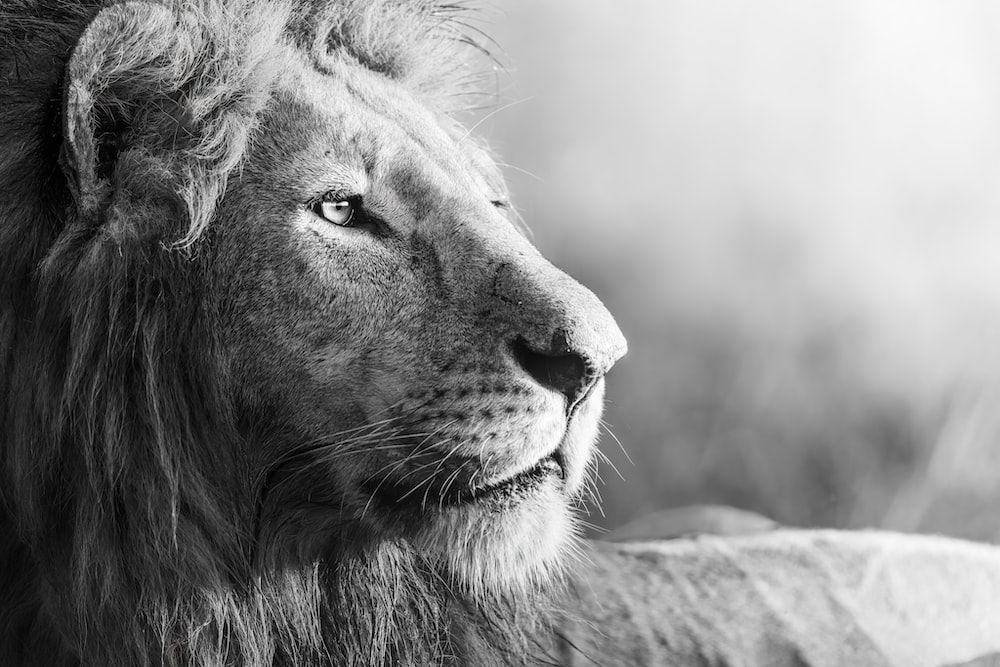
#> input picture lion.jpg, 1000 x 667 px
$ python ex3_4.py
#> lines starting #> are read from the running program, lines starting #| are printed output that depends on the picture
import cv2
import numpy as np
import matplotlib.pyplot as plt

# Load image (grayscale để dễ xử lý mức xám)
Img = cv2.imread('lion.jpg', cv2.IMREAD_GRAYSCALE)
#> Img: shape (667, 1000); min 0, max 255, mean 137.3

FS = 15  # font size for titles

# Hiển thị ảnh gốc
plt.figure(figsize=(10, 8))
plt.subplot(3, 2, 1)
plt.imshow(Img, cmap='gray')
plt.title("Original Image", fontsize=FS)
plt.axis("off")

######################################
# a. Negative Transformation
x = np.arange(255, -1, -1, dtype=np.uint8)  # LUT ngược
Img1 = x[Img]  # áp LUT
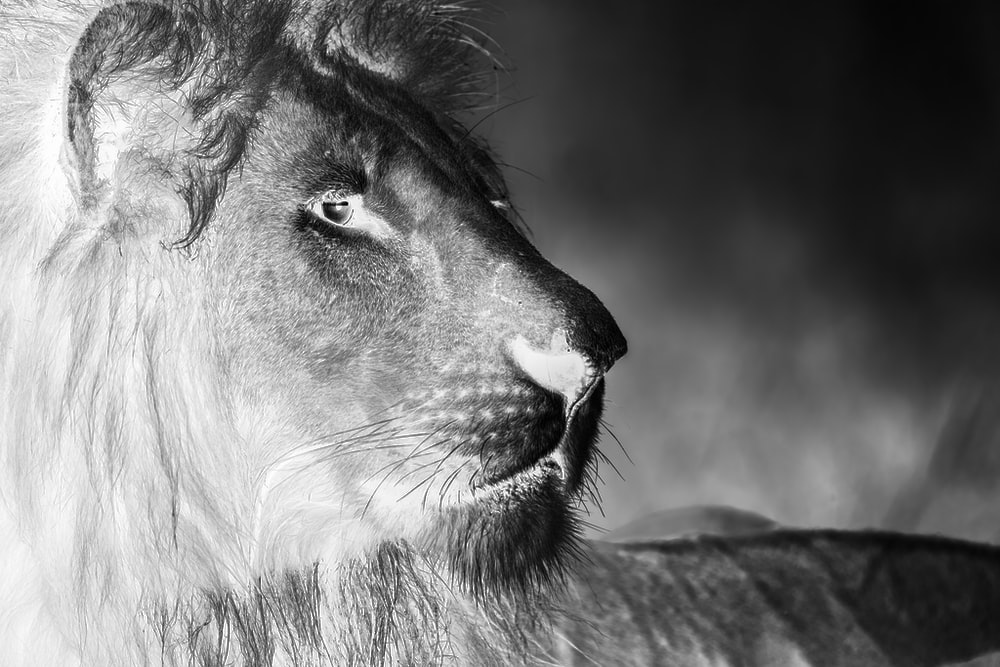
#> Img1: shape (667, 1000); min 0, max 255, mean 117.7
plt.subplot(3, 2, 2)
plt.plot(np.arange(256), x, linewidth=1.5)
plt.xlim([0, 255]); plt.ylim([0, 255]); plt.grid(True)
plt.title("Negative Transform Function", fontsize=FS)

plt.subplot(3, 2, 3)
plt.imshow(Img1, cmap='gray')
plt.title("Negative Image", fontsize=FS)
plt.axis("off")

######################################
# b. Logarithmic Transformation
x = np.arange(256, dtype=np.float32)
c = 128 / np.log(256)
y = c * np.log(x + 1)
y = np.uint8(np.clip(y, 0, 255))

Img2 = y[Img]
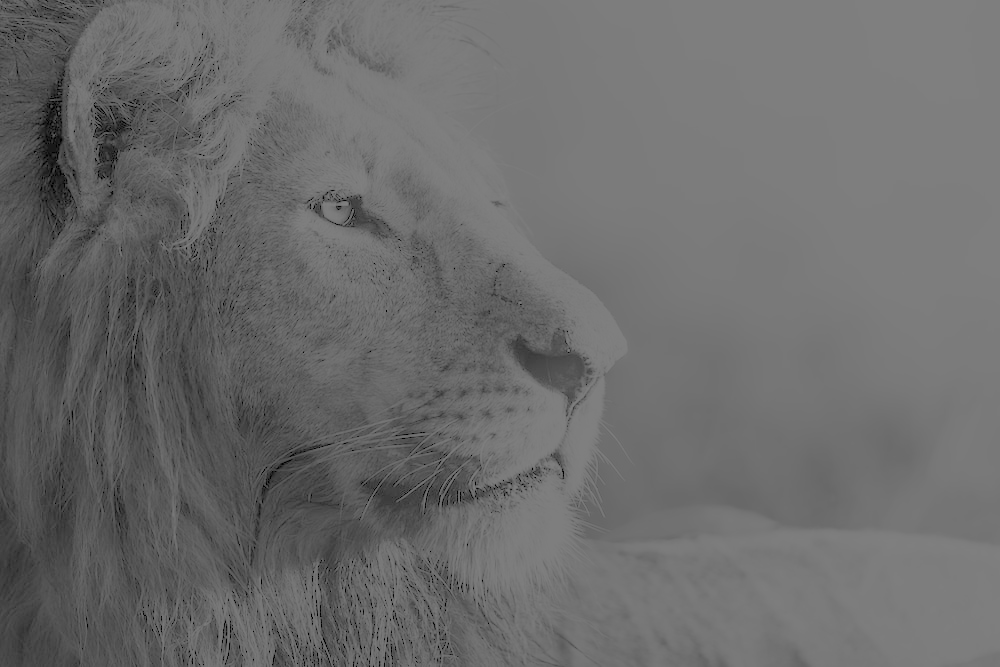
#> Img2: shape (667, 1000); min 0, max 128, mean 107.5

plt.subplot(3, 2, 4)
plt.plot(np.arange(256), y, linewidth=1.5)
plt.xlim([0, 255]); plt.ylim([0, 255]); plt.grid(True)
plt.title("Logarithmic Transform Function", fontsize=FS)

plt.subplot(3, 2, 5)
plt.imshow(Img2, cmap='gray')
plt.title("Logarithmic Image", fontsize=FS)
plt.axis("off")

######################################
# c. Piece-wise Linear Transformation
LUT = np.zeros(256, dtype=np.uint8)
LUT[0:100] = 2 * np.arange(0, 100)
LUT[100:200] = 150
LUT[200:256] = np.uint8(0.9 * np.arange(200, 256) - 12)

Img3 = LUT[Img]
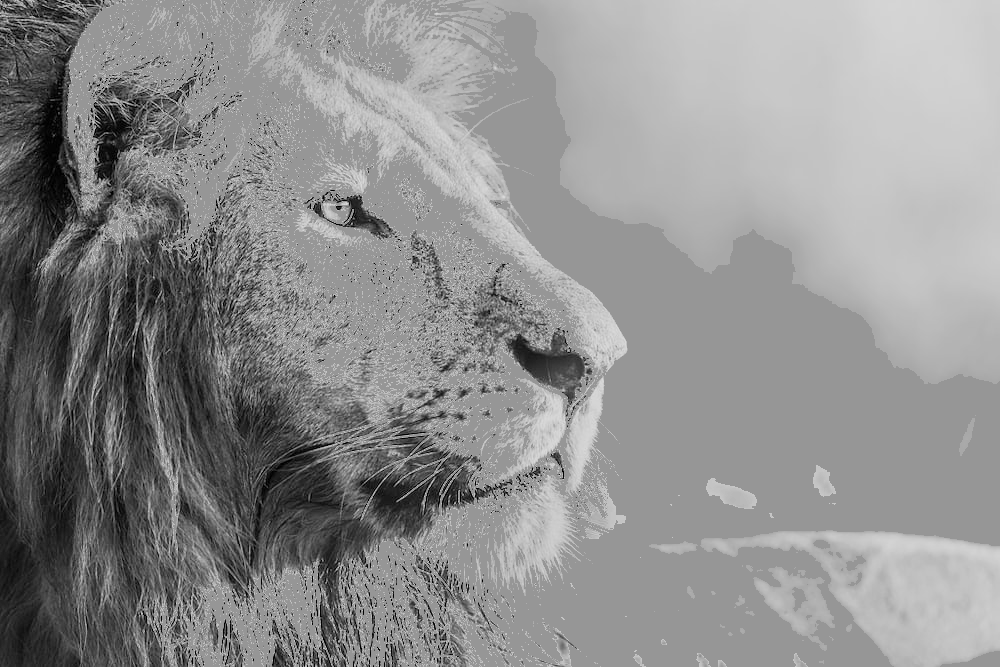
#> Img3: shape (667, 1000); min 0, max 217, mean 142.4

plt.subplot(3, 2, 6)
plt.plot(np.arange(256), LUT, linewidth=1.5)
plt.xlim([0, 255]); plt.ylim([0, 255]); plt.grid(True)
plt.title("Piece-wise Linear Transform Function", fontsize=FS)

plt.figure(figsize=(5,5))
plt.imshow(Img3, cmap='gray')
plt.title("Piece-Wise Linear Image", fontsize=FS)
plt.axis("off")

######################################
# Save result
plt.savefig("GrayLevelTransformations.png", dpi=300)
plt.show()
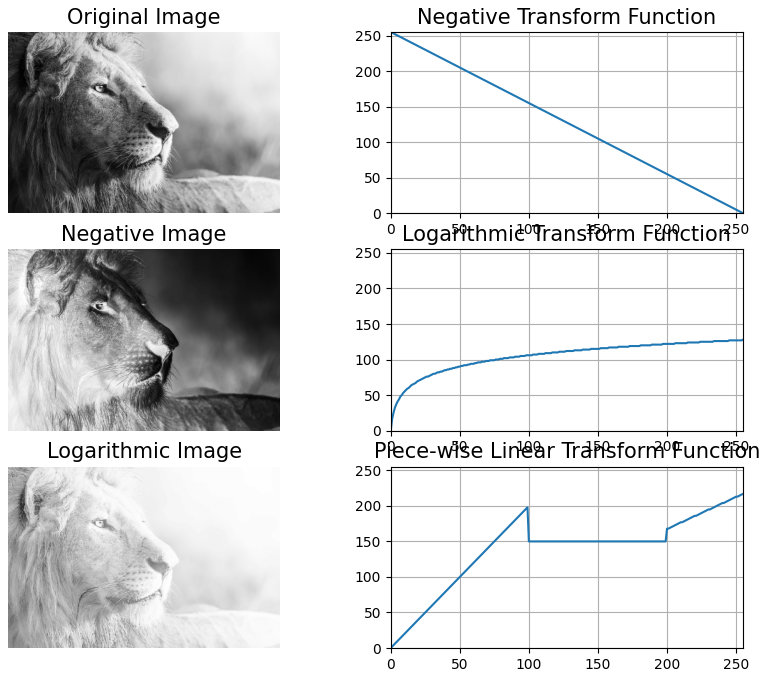
#> figure drawn by matplotlib, 6 panels; panel 2: curve peaks at x = 0, y = 255; panel 4: curve peaks at x = 255, y = 128; panel 6: curve peaks at x = 255, y = 217

$ run again, with atrium.jpg copied over lion.jpg
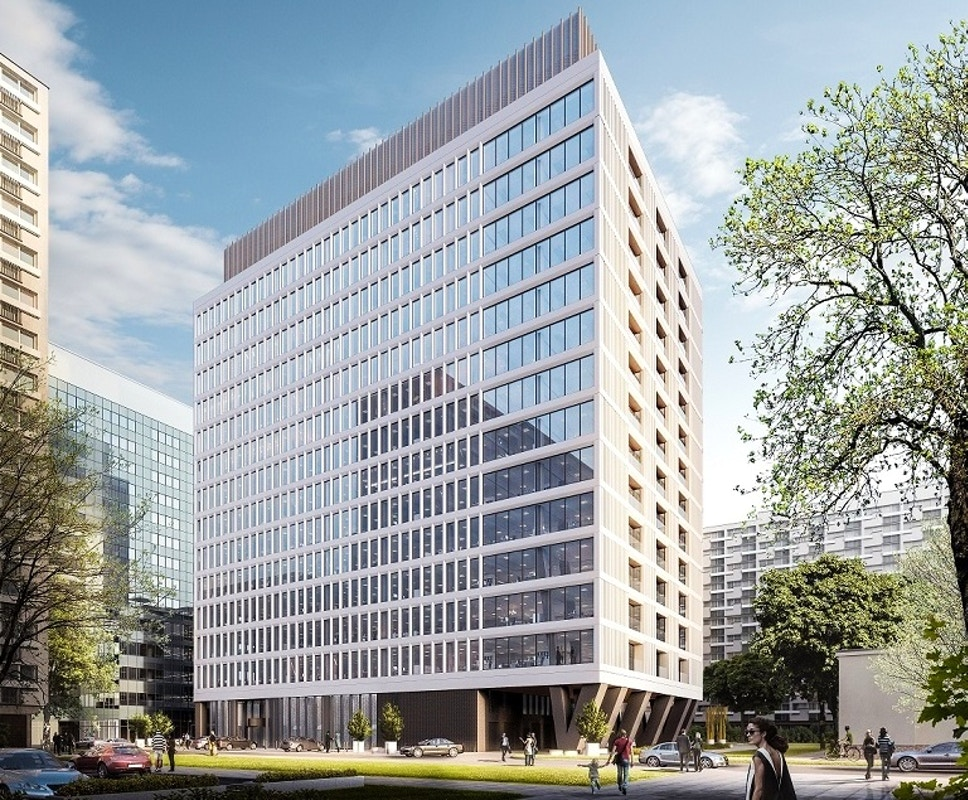
#> input picture atrium.jpg, 968 x 800 px
#> `Img2 = y[Img]`:
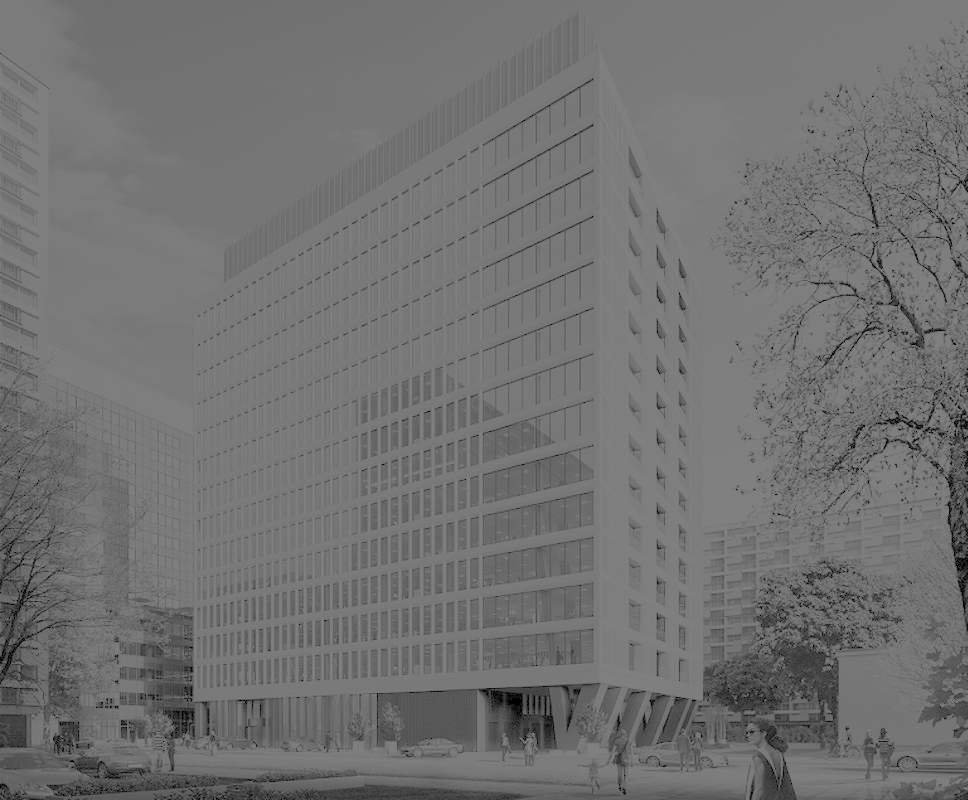
#> Img2: shape (800, 968); min 0, max 128, mean 113.3
#> `Img3 = LUT[Img]`:
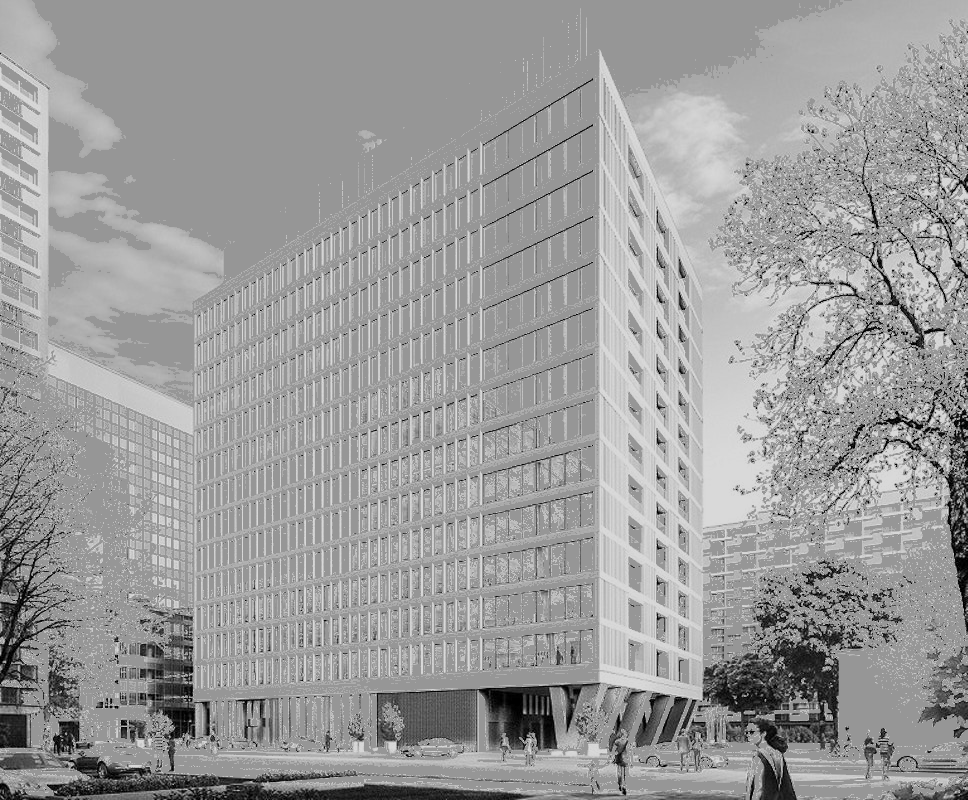
#> Img3: shape (800, 968); min 0, max 217, mean 155.3

$ run again, with bird.jpg copied over lion.jpg
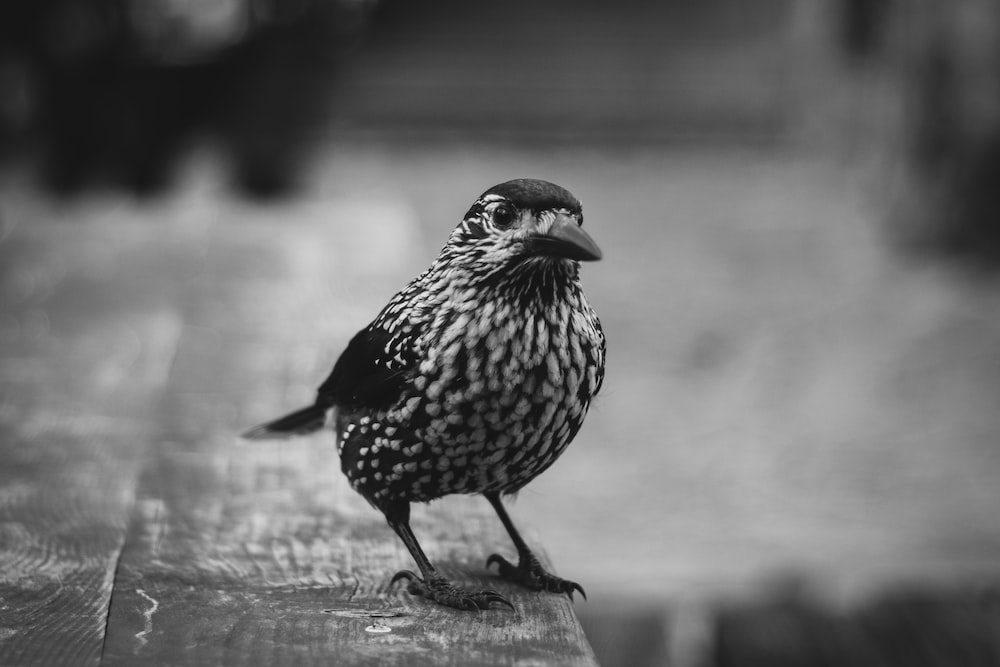
#> input picture bird.jpg, 1000 x 667 px
#> Img is the input picture: shape (667, 1000); min 0, max 248, mean 108
#> `Img2 = y[Img]`:
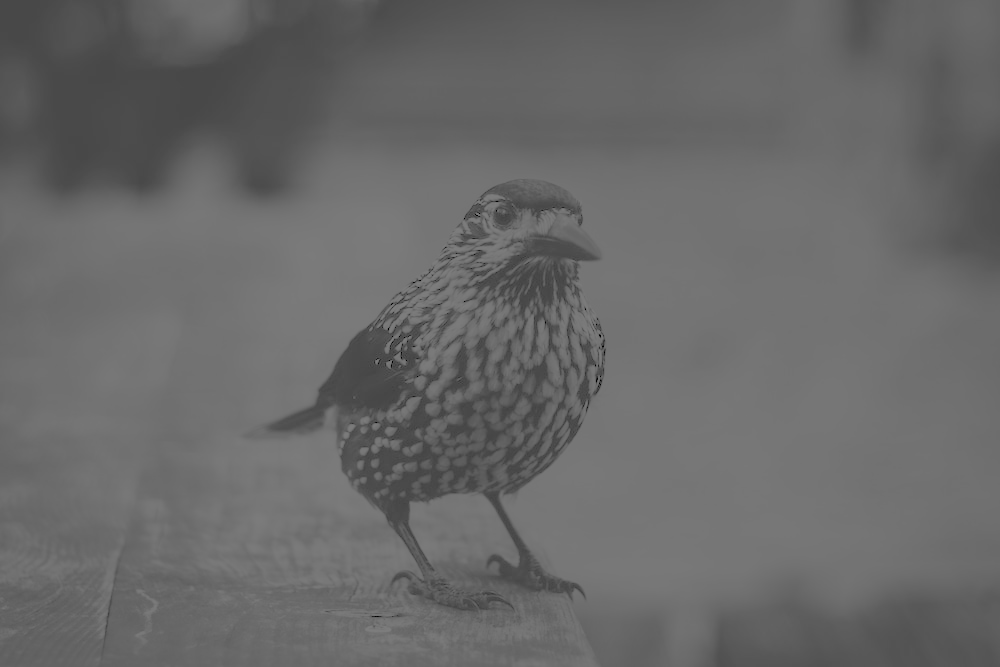
#> Img2: shape (667, 1000); min 0, max 127, mean 104.5
#> `Img3 = LUT[Img]`:
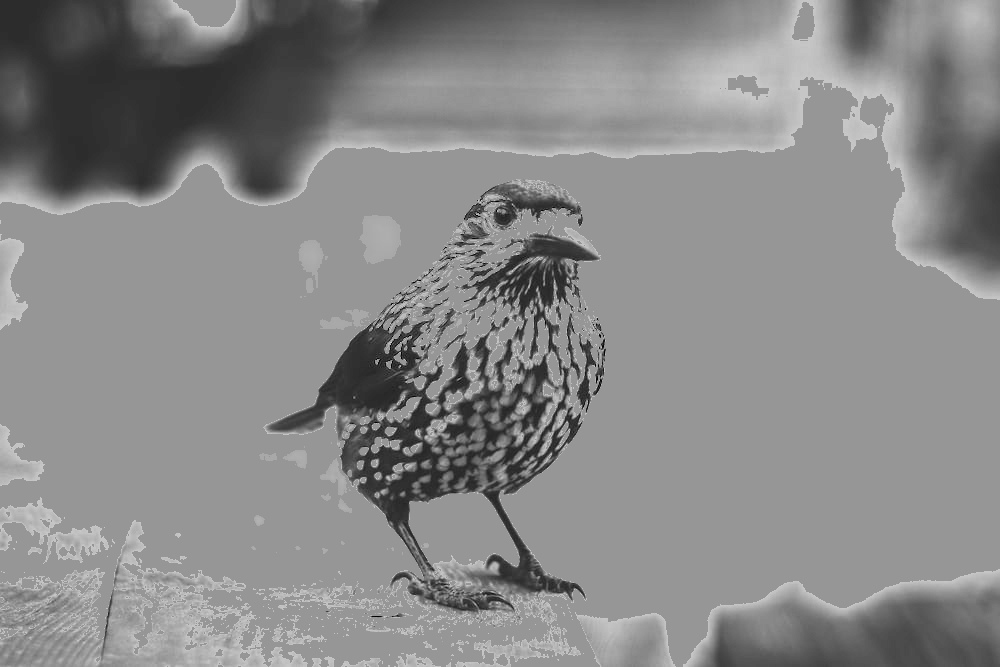
#> Img3: shape (667, 1000); min 0, max 211, mean 136
